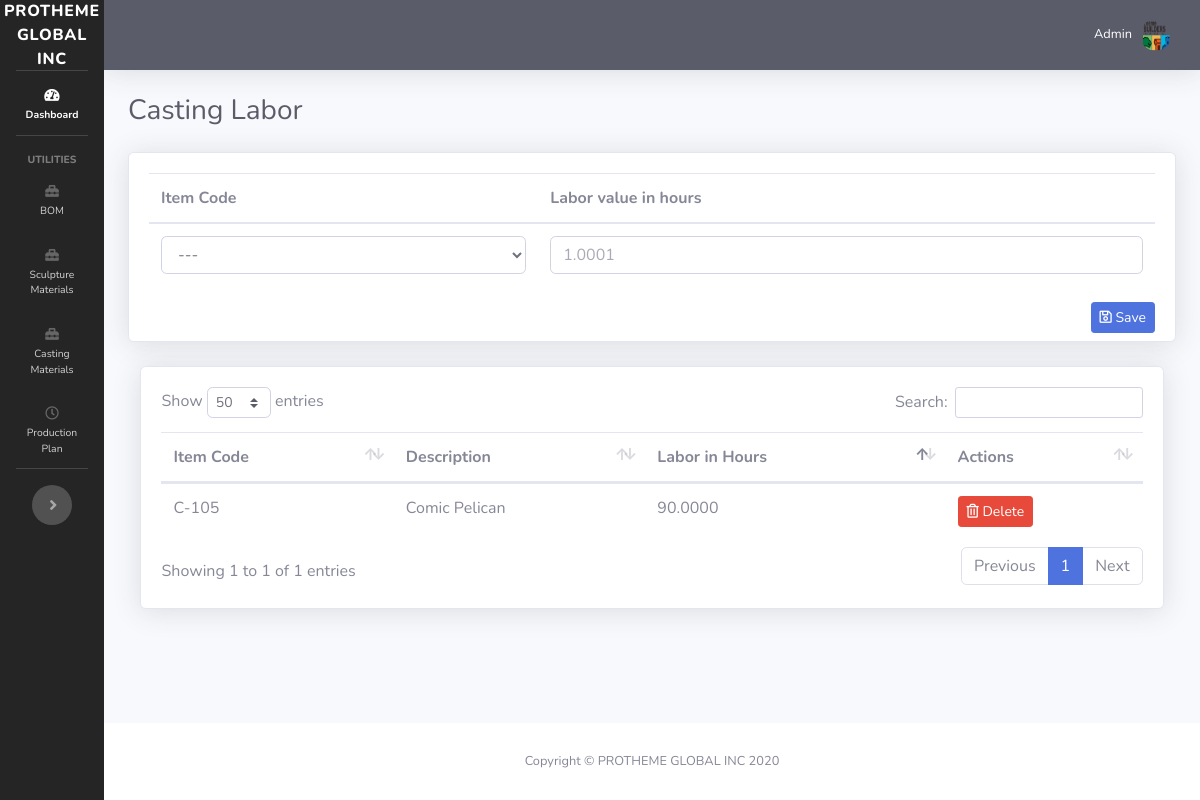
/casting-labor.php, run on the app's committed database.
### tables this page shows
CREATE TABLE `casting_labor` (
  `id` int(11) NOT NULL,
  `item_id` int(11) NOT NULL,
  `days` decimal(12,4) NOT NULL
);

CREATE TABLE `item` (
  `id` int(11) NOT NULL,
  `item_code` varchar(128) NOT NULL,
  `item_description` varchar(128) NOT NULL,
  `material` varchar(128) NOT NULL,
  `finish` varchar(128) NOT NULL
);

### casting-labor.php (the view, shortened to what this page needs)
<?php
require_once 'dbh.php';
include("sidebar.php");
$getCastingMaterials = $mysqli->query('SELECT i.item_code, i.item_description, cl.days, cl.id
FROM item i
JOIN casting_labor cl
ON cl.item_id = i.id') or die ($mysqli->error);
?>
<div id="content-wrapper" class="d-flex flex-column">
    <div id="content">
        <?php
        include("topbar.php");
        ?>
        <div class="container-fluid">
            <div class="d-sm-flex align-items-center justify-content-between mb-4">
                <h1 class="h3 mb-0 text-gray-800">Casting Labor</h1>
            </div>
            <div class="row">
                <div class="col-lg-12 mb-4">
                    <div class="card shadow mb-4">
                        <form action="process_item.php" method="POST" class="mb-1">
                            <div class="card-body">
                                <table class="table">
                                    <thead>
                                    <tr>
                                        <th>Item Code</th>
                                        <th>Labor value in hours</th>
                                    </tr>
                                    </thead>
                                    <tbody>
                                    <tr>
                                        <td>
                                            <select class="form-control" name="item_code" required>
                                                <option value="" disabled selected>---</option>
                                            </select>
                                        </td>
                                        <td>
                                            <input type="number" placeholder="1.0001" name="item_labor" class="form-control" step="0.00001"  required>
                                        </td>
                                    </tr>
                                    </tbody>
                                </table>
                                <button type="submit" class="btn btn-primary btn-sm mb-1 float-right" name="save_casting_labor"><i class="far fa-save"></i> Save</button>
                        </form>
                    </div>
                </div>
                <div class="col-lg-12 mb-4">
                    <div class="card shadow mb-12" style="padding: 2%;">
                        <table class="table" id="itemSculptureMaterials">
                            <thead>
                            <tr>
                                <th>Item Code</th>
                                <th>Description</th>
                                <th>Labor in Hours</th>
                                <th>Actions</th>
                            </tr>
                            </thead>
                            <tbody>
                            <?php while($newCastingMaterials=$getCastingMaterials->fetch_assoc()){ ?>
                                <tr>
                                    <td><?php echo $newCastingMaterials['item_code']; ?></td>
                                    <td><?php echo $newCastingMaterials['item_description']; ?></td>
                                    <td><?php echo $newCastingMaterials['days']; ?></td>
                                    <td>
                                        <button type="button" class="btn btn-sm btn-danger float-left" data-toggle="modal" data-target="#exampleModal<?php echo $newCastingMaterials['id']; ?>">
                                            <i class="far fa-trash-alt"></i> Delete
                                        </button>
                                    </td>
                                </tr>
                            <?php }?>
                            </tbody>
                        </table>
                    </div>
                </div>
            </div>
        </div>
    </div>
</div>
<?php include("footer.php"); ?>

### sidebar.php (style rules this page uses)
::placeholder { opacity: 0.7 !important; }
body, input, textarea { scroll-behavior: smooth !important; }

### data on the page
casting_labor: item.item_code "C-105", item.item_description "Comic Pelican", days "90.0000"
